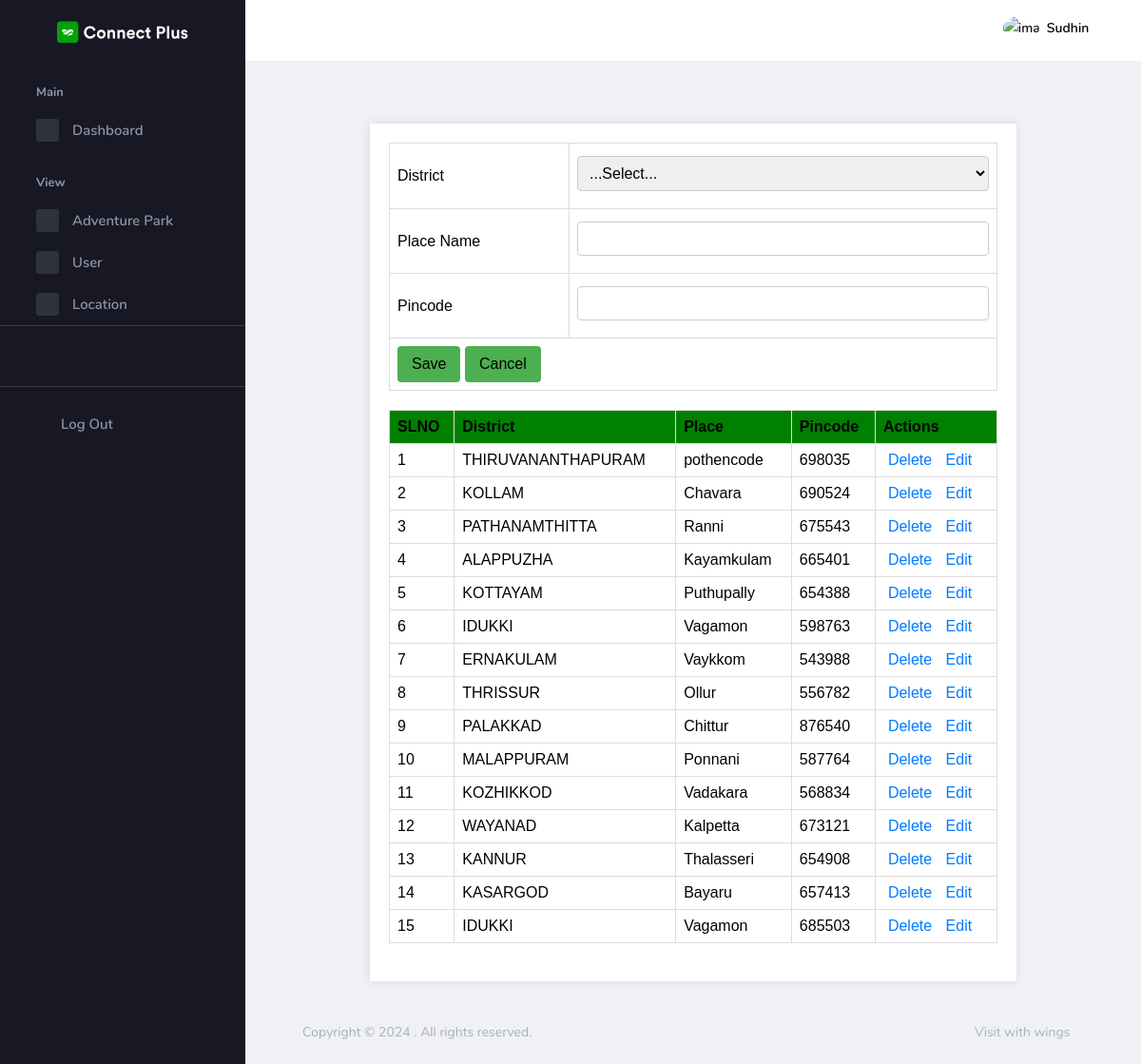
The app's page /PROJECT/Admin/Place.php (signed in) with its own data.
### tables this page shows
CREATE TABLE `tbl_place` (
  `place_id` int(11) NOT NULL,
  `place_name` varchar(30) NOT NULL,
  `place_pin` varchar(30) NOT NULL,
  `district_id` int(11) NOT NULL
);

CREATE TABLE `tbl_district` (
  `district_id` int(11) NOT NULL,
  `district_name` varchar(30) NOT NULL
);

### PROJECT/Admin/Place.php (the view, shortened to what this page needs)
<?php
include("../Assets/Connection/Connection.php");
include("Head.php");
$placename = $placeid = $placepin = $placedist = "";
?>
<!DOCTYPE html>
<html lang="en">
<head>
</head>
<body>
<div class="container">
<form id="form1" name="form1" method="post" action="">
  <table>
    <tr>
      <td>District</td>
      <td>
        <select name="drop_down" id="drop_down">
        <option>...Select...</option>
      </select>
      </td>
    </tr>
    <tr>
      <td>Place Name</td>
      <td>
        <input type="text" name="txt_nme" id="txt_nme" value="<?php echo $placename; ?>" />
      </td>
    </tr>
    <tr>
      <td>Pincode</td>
      <td>
        <input type="text" name="txt_pin" id="txt_pin" value="<?php echo $placepin; ?>" />
      </td>
    </tr>
    <tr>
      <td colspan="2" align="center">
        <input type="submit" name="btn_save" id="btn_save" value="Save" />
        <input type="submit" name="btn_cancel" id="btn_cancel" value="Cancel" />
      </td>
    </tr>
  </table>
  <table>
    <tr>
      <th>SLNO</th>
      <th>District</th>
      <th>Place</th>
      <th>Pincode</th>
      <th colspan="2">Actions</th>
    </tr>
    <?php
        $i = 0;
        $selqry = "SELECT * FROM tbl_place p INNER JOIN tbl_district d ON p.district_id = d.district_id";
        $result = $conn->query($selqry);
        while ($row = $result->fetch_assoc()) {
            $i++;
    ?>
    <tr>
      <td><?php echo $i; ?></td>
      <td><?php echo $row["district_name"]; ?></td>
      <td><?php echo $row["place_name"]; ?></td>
      <td><?php echo $row["place_pin"]; ?></td>
      <td class="action-links">
        <a href="Place.php?delid=<?php echo $row["place_id"]; ?>">Delete</a>
        <a href="Place.php?eid=<?php echo $row["place_id"]; ?>">Edit</a>
      </td>
    </tr>
    <?php
        }
    ?>
  </table>
</form>
</div>
</body>
</html>
<?php
include("Foot.php");
?>

### PROJECT/Admin/Place.php (style rules this page uses)
body { font-family: Arial, sans-serif; background-color: #f4f4f4; color:black; margin: 0; padding: 0; }
.container { width: 80%; margin: 20px auto; background: #fff; padding: 20px; box-shadow: 0 0 10px rgba(0, 0, 0, 0.1); }
table { width: 100%; border-collapse: collapse; margin-bottom: 20px; }
table, th, td { border: 1px solid #ddd; }
th, td { padding: 8px; text-align: left; }
th { background-color: green; }
input[type="text"], select { width: 100%; padding: 8px; margin: 5px 0 10px; border: 1px solid #ccc; border-radius: 4px; }
input[type="submit"] { background-color: #4CAF50; color: black; padding: 10px 15px; border: none; border-radius: 4px; cursor: pointer; }
.action-links a { color: #007BFF; text-decoration: none; margin: 0 5px; }

### records on screen
tbl_place: district.district_name "THIRUVANANTHAPURAM", place_name "pothencode", place_pin "698035"
tbl_place: district.district_name "KOLLAM", place_name "Chavara", place_pin "690524"
tbl_place: district.district_name "PATHANAMTHITTA", place_name "Ranni", place_pin "675543"
tbl_place: district.district_name "ALAPPUZHA", place_name "Kayamkulam", place_pin "665401"
tbl_place: district.district_name "KOTTAYAM", place_name "Puthupally", place_pin "654388"
tbl_place: district.district_name "IDUKKI", place_name "Vagamon", place_pin "598763"
tbl_place: district.district_name "ERNAKULAM", place_name "Vaykkom", place_pin "543988"
tbl_place: district.district_name "THRISSUR", place_name "Ollur", place_pin "556782"
tbl_place: district.district_name "PALAKKAD", place_name "Chittur", place_pin "876540"
tbl_place: district.district_name "MALAPPURAM", place_name "Ponnani", place_pin "587764"
tbl_place: district.district_name "KOZHIKKOD", place_name "Vadakara", place_pin "568834"
tbl_place: district.district_name "WAYANAD", place_name "Kalpetta", place_pin "673121"
tbl_place: district.district_name "KANNUR", place_name "Thalasseri", place_pin "654908"
tbl_place: district.district_name "KASARGOD", place_name "Bayaru", place_pin "657413"
tbl_place: district.district_name "IDUKKI", place_name "Vagamon", place_pin "685503"

### other values on screen
$_SESSION['aname'] "Sudhin"
